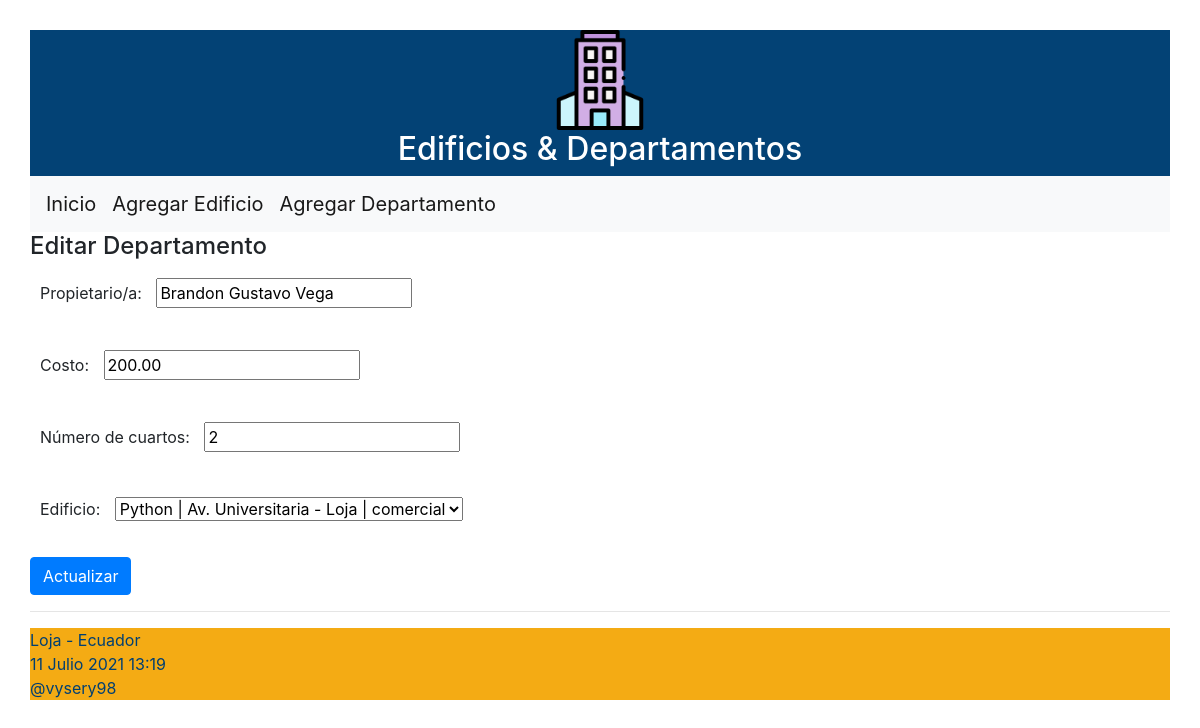
Screenshot of /editar/departamento/1 with the database file from the repository.
### ordenamiento/models.py (models this page shows, shortened)
class Departamento(models.Model):
	propietario = models.CharField("Propietario/a", max_length=100)
	costo = models.DecimalField(max_digits=100, decimal_places=2)
	num_cuartos = models.IntegerField("Número de cuartos")
	edificio = models.ForeignKey(Edificio, on_delete=models.CASCADE,
	        related_name="departamentos")

### ordenamiento/views.py (the view)
# urls.py: path('editar/departamento/<int:id>', views.editar_departamento,
def editar_departamento(request, id):
    departamento = Departamento.objects.get(pk=id)
    if request.method=='POST':
        formulario = DepartamentoForm(request.POST, instance=departamento)
        print(formulario.errors)
        if formulario.is_valid():
            formulario.save()
            return redirect(index)
    else:
        formulario = DepartamentoForm(instance=departamento)
    diccionario = {'formulario': formulario}
    return render(request, 'editarDepartamento.html', diccionario)

### ordenamiento/forms.py (shortened to what this page needs)
class DepartamentoForm(ModelForm):
    class Meta:
        model = Departamento
        fields = ['propietario', 'costo', 'num_cuartos', 'edificio']

### ordenamiento/models.py (called while the page is built)
	def __str__(self):
	    return "%s | %s - %s | %s" % (
            self.nombre,
            self.direccion,
            self.ciudad,
            self.tipo_edificio
        )

### ordenamiento/templates/editarDepartamento.html (shortened to what this page needs)
{% extends "master.html" %}
{% block content %}
<h4>Editar Departamento</h4>
<form action="" method="post">
  {{formulario.as_p}}
  <p><button type="submit" class="btn btn-primary">Actualizar</button></p>
</form>
{% endblock %}

### ordenamiento/static/css/estilos.css (style rules this page uses)
body { background: #FEFEFD; padding: 30px; }
label { padding: 12px 10px; }

### rows the page displays
Departamento: propietario "Brandon Gustavo Vega", costo "200.00", num_cuartos "2", edificio "Python | Av. Universitaria - Loja | comercial"
